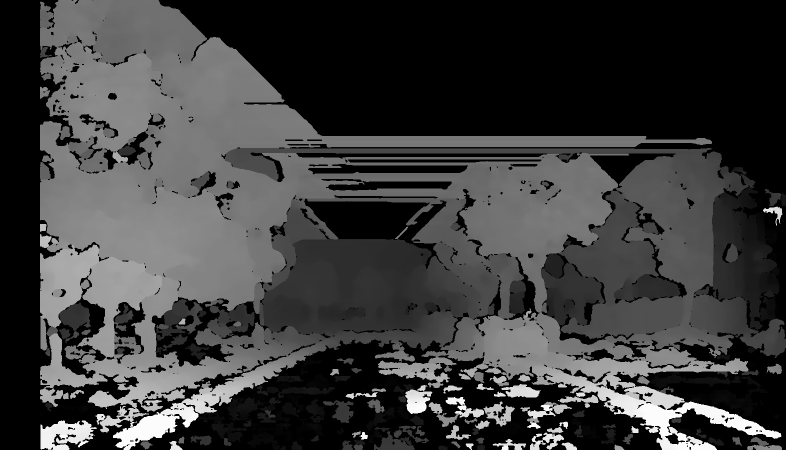
%> input picture StereoVision/Stixel_computation/full_disp_0.jpg, 1571 x 900 px (shown at 1/2 size)
$ octave Copy_of_analysis_image.m   (GNU Octave 9; MATLAB toolbox functions it lacks are replaced by stand-ins)
%> lines starting %> are read from the running program, lines starting %| are printed output that depends on the picture

%%%%%%%%%%%%%%%%%%%%%%%%%%%%%%%%%%%%%%%%%%%%%%%%%%%%%%%%%%%%%%%%%%%%%%%%%%
% Analysis Image
% Task: Script to analyse different disparity images
% Author: Max Ronecker
%%%%%%%%%%%%%%%%%%%%%%%%%%%%%%%%%%%%%%%%%%%%%%%%%%%%%%%%%%%%%%%%%%%%%%%%%%
close all
disp_full = imread('full_disp_0.jpg');
%> disp_full is the input picture: size 900x1571 uint8; min 0, max 255, mean 60.4
%disp_no_gnd = imread('ground_rm_disp_0.jpg');
%disp_no_sky = imread('sky_rm_disp_0.jpg');
disp_ready = imread('stixel_ready_0.jpg');
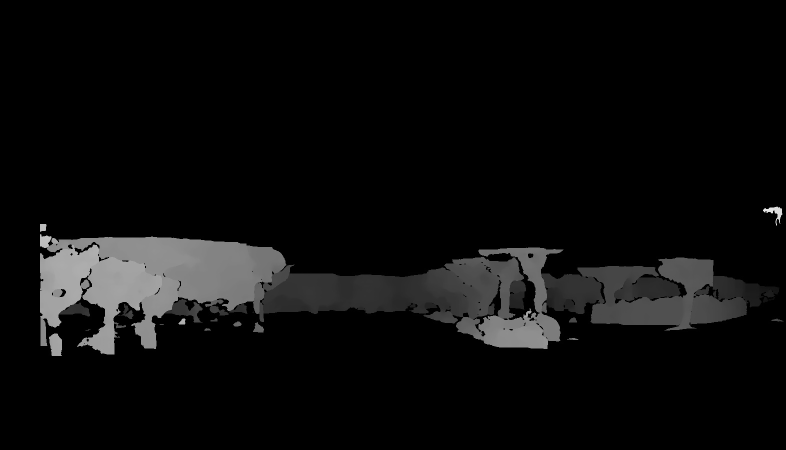
%> input picture StereoVision/Stixel_computation/stixel_ready_0.jpg, 1571 x 900 px (shown at 1/2 size)
%> disp_ready is the input picture: size 900x1571 uint8; min 0, max 234, mean 12.4

%% Plot Full Disparity
% [59 lines of commented-out code are left out]

%% Create Stixels

test_image = zeros(900,1570);

stixel_width = 1;
stixel_matrix = zeros(1570/stixel_width,4); % base_col, start_row, end_row, depth;
stixel_number = 1;
start_row = zeros(1,stixel_width);
end_row = zeros(1,stixel_width);
width = 1;

for col = 1: size(test_image,2)
    non_zero_flag = 0;

    % Search for Start row
    row = 900;
    while(non_zero_flag == 0 && row >=1)
        if(disp_ready(row,col)>0)
            non_zero_flag = 1;
            start_row(1,width) = row;
            width = width +1;

        end
        row = row - 1;
    end

    if(width == stixel_width +1)
        stixel_matrix(stixel_number,2) = round(mean(start_row(:)));
        width = 1;
        stixel_number = stixel_number +1;
    end


end
%> after the loop, stixel_matrix = 1570 rows, first 8: [0 696 0 0; 0 692 0 0; 0 696 0 0; 0 693 0 0; 0 696 0 0; 0 696 0 0; 0 695 0 0; 0 696 0 0]; stixel_number = 1489; width = 1


% [50 lines of commented-out code are left out]


stixel_vector_full = imresize(stixel_matrix, [1571 5], 'nearest');
%> stixel_vector_full = 1571 rows, first 8: [0 696 0 0 0; 0 692 0 0 0; 0 696 0 0 0; 0 693 0 0 0; 0 696 0 0 0; 0 696 0 0 0; 0 695 0 0 0; 0 696 0 0 0]


fig4 = figure('Name','Stixel ready');
surf(disp_ready,'EdgeColor','none','LineStyle','none','FaceLighting','phong');
hold on
image(disp_ready,'CDataMapping','scaled');
plot(stixel_vector_full(end:-1:1,2))
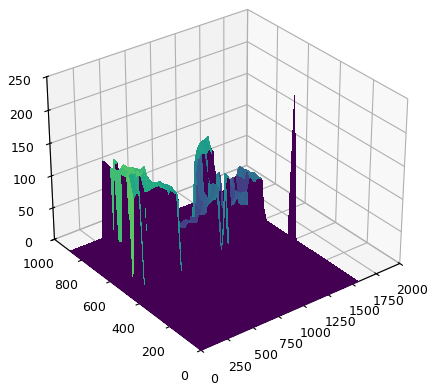
%> figure redrawn from the program's plot data
%plot(stixel_vector_full(:,3))1
